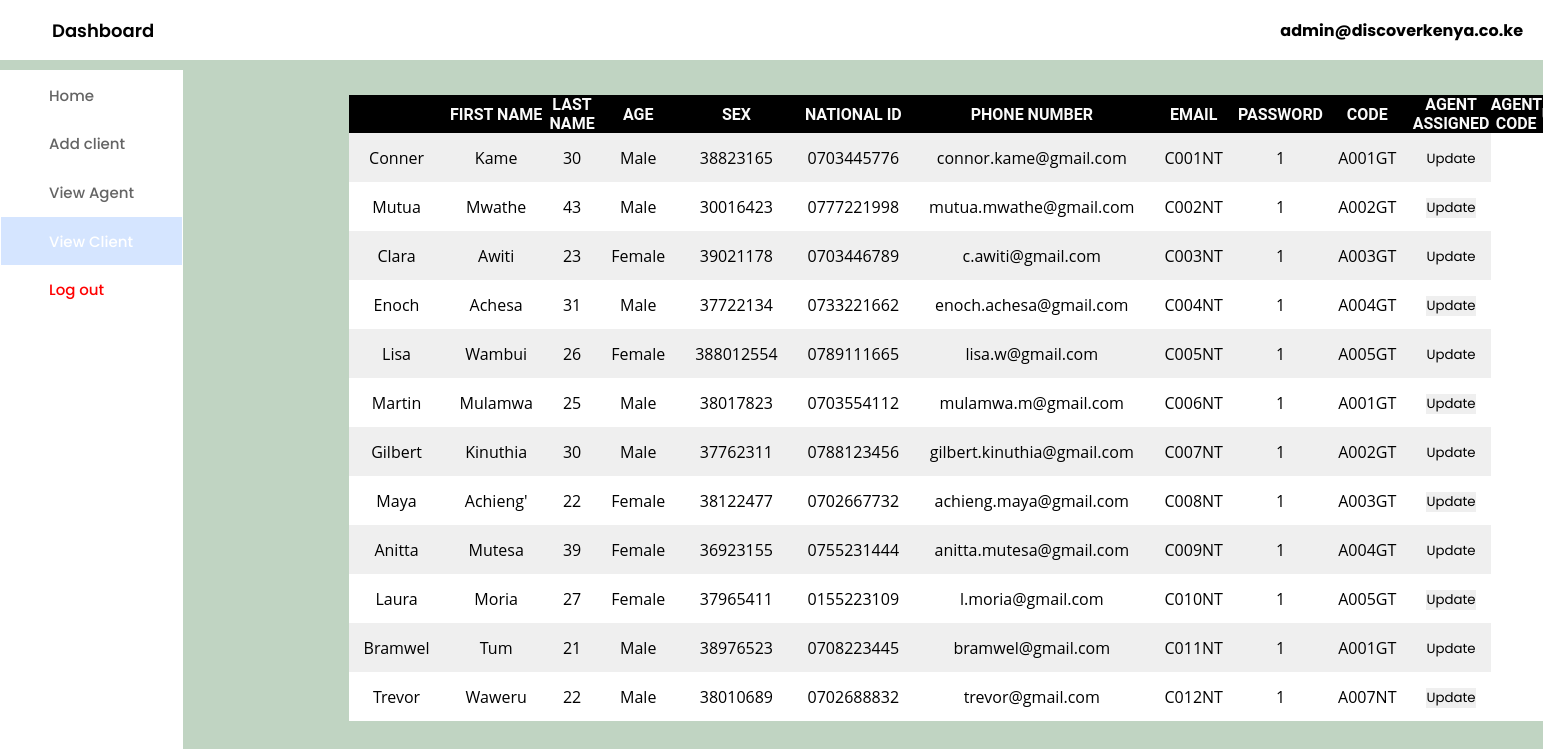
The app's page /Admin-Interface/view_client_test.php (signed in) with its own data.
### tables this page shows
CREATE TABLE `clients` (
  `client_id` int(10) NOT NULL,
  `client_fname` varchar(255) NOT NULL,
  `client_lname` varchar(255) NOT NULL,
  `age` int(3) NOT NULL,
  `sex` varchar(255) NOT NULL,
  `national_id` int(10) NOT NULL,
  `phone_number` varchar(15) NOT NULL,
  `client_email` varchar(255) NOT NULL,
  `password` varchar(255) NOT NULL,
  `registered_at` datetime NOT NULL DEFAULT current_timestamp(),
  `code_assigned` tinyint(1) NOT NULL DEFAULT 0,
  `client_code` varchar(6) DEFAULT NULL,
  `agent_assigned` tinyint(1) NOT NULL DEFAULT 0,
  `agent_code` varchar(6) NOT NULL
);

### Admin-Interface/clientdb.php (called while the page is built, shortened)
<?php
require_once("../Processes/DBCONNECT.php");
$sqli="SELECT * FROM clients";
$result = mysqli_query($conn , $sqli);
$test=mysqli_fetch_all($result, MYSQLI_ASSOC);
?>

### Admin-Interface/view_client_test.php (the view, shortened to what this page needs)
<!DOCTYPE html>
<html lang="en">
<head>
  <link rel="stylesheet" href="view_client_test.css" />
  <link rel="stylesheet" href="https://cdnjs.cloudflare.com/ajax/libs/font-awesome/6.2.0/css/all.min.css" />
</head>
<body>
  <header class="header">
    <div class="title">
      <span>Dashboard</span>
    </div>
    <div class="header-icons">
      <div class="account">
      <h4><?php  include("../Processes/admin-login-process.php"); ?><?php  echo $_SESSION['admin_email']; ?></h4>
      </div>
    </div>
  </header>
  <div class="container">
    <nav>
      <div class="side_navbar">
        <a href="Admin_test.php">Home</a>
        <a href="add_client_test.php">Add client</a>
        <a href="view_agent_test.php">View Agent</a>
        <a class="active" href="#">View Client</a>
        <a class="log-out-button" href="admin-login.php">Log out</a>
      </div>
    </nav>
    <div class="main-body">
      <table>
          <th>
              <th>First Name</th>
              <th>Last Name</th>
              <th>Age</th>
              <th>Sex</th>
              <th>National ID</th>
              <th>Phone Number</th>
              <th>Email</th>
              <th>Password</th>
              <th>Code</th>
              <th>Agent Assigned</th>
              <th>Agent Code</th>
          </th>
          <tbody>
                  <?php
                      require_once("clientdb.php");
                      foreach ($test as $key => $value){
                  ?>
                  <tr>
                      <td><?php echo $value["client_fname"] ?></td>
                      <td><?php echo $value["client_lname"] ?></td>
                      <td><?php echo $value["age"] ?></td>
                      <td><?php echo $value["sex"] ?></td>
                      <td><?php echo $value["national_id"] ?></td>
                      <td><?php echo $value["phone_number"] ?></td>
                      <td><?php echo $value["client_email"] ?></td>
                      <td><?php echo $value["client_code"] ?></td>
                      <td><?php echo $value["agent_assigned"] ?></td>
                      <td><?php echo $value["agent_code"] ?></td>
                      <td><?php
                      echo "<div class='wrapper'>
                          <form action='editclient.php' method='POST'>
                          <input type='hidden' name='client_id' value=".$value['client_id']." />
                          <button type='Submit' class='button'>Update </button>
                          </form>
                          </div>"
                      ?></td>
                  </tr>
                  <?php }
                  ?>
              </tbody>
      </table>
    </div>
  </div>
</body>
</html>

### Admin-Interface/view_client_test.css (style rules this page uses)
* { margin: 0; padding: 0; border: none; outline: none; text-decoration: none; box-sizing: border-box; font-family: "Poppins", sans-serif; }
body { background: #c0d4c2; }
.header { display: flex; align-items: center; justify-content: space-between; height: 60px; padding: 20px; background: white; }
.title { display: flex; align-items: center; }
.title span { color: black; font-size: 18px; font-weight: 600; margin: 2rem 8rem 2rem 2rem; }
.header-icons { display: flex; align-items: center; }
.container { margin-top: 10px; display: flex; justify-content: space-between; height: auto; }
nav { background: white; }
.side_navbar { padding: 1px; display: flex; flex-direction: column; height: 100vh; }
.side_navbar a { width: 100%; padding: 0.8rem 3rem; font-weight: 500; font-size: 15px; color: rgb(100, 100, 100); transition: all 0.35s; }
.side_navbar .log-out-button { color: red; }
.side_navbar .active { background-color: #d5e5ff; color: white; }
.main-body { width: 80%; justify-content: center; align-items: center; }
table { margin-left: 40px; width: 100%; margin-top: 25px; border-spacing: 0; border-radius: 12px 12px 0 0; border-collapse: separate; background: white; box-shadow: black; text-align: center; }
.th,td { padding: 12px 15px; }
th { background: black; color: #fafafa; text-transform: uppercase; font-family: 'Roboto', sans-serif; }
td { font-family: 'Open sans', sans-serif; }
tr:nth-child(odd) { background-color: #eeee; }

### records on screen
clients: client_fname "Conner", client_lname "Kame", age "30", sex "Male", national "38823165", phone_number "0703445776", client_email "connor.kame@gmail.com", client_code "C001NT", agent_assigned "1", agent_code "A001GT"
clients: client_fname "Mutua", client_lname "Mwathe", age "43", sex "Male", national "30016423", phone_number "0777221998", client_email "mutua.mwathe@gmail.com", client_code "C002NT", agent_assigned "1", agent_code "A002GT"
clients: client_fname "Clara", client_lname "Awiti", age "23", sex "Female", national "39021178", phone_number "0703446789", client_email "c.awiti@gmail.com", client_code "C003NT", agent_assigned "1", agent_code "A003GT"
clients: client_fname "Enoch", client_lname "Achesa", age "31", sex "Male", national "37722134", phone_number "0733221662", client_email "enoch.achesa@gmail.com", client_code "C004NT", agent_assigned "1", agent_code "A004GT"
clients: client_fname "Lisa", client_lname "Wambui", age "26", sex "Female", national "388012554", phone_number "0789111665", client_email "lisa.w@gmail.com", client_code "C005NT", agent_assigned "1", agent_code "A005GT"
clients: client_fname "Martin", client_lname "Mulamwa", age "25", sex "Male", national "38017823", phone_number "0703554112", client_email "mulamwa.m@gmail.com", client_code "C006NT", agent_assigned "1", agent_code "A001GT"
clients: client_fname "Gilbert", client_lname "Kinuthia", age "30", sex "Male", national "37762311", phone_number "0788123456", client_email "gilbert.kinuthia@gmail.com", client_code "C007NT", agent_assigned "1", agent_code "A002GT"
clients: client_fname "Maya", client_lname "Achieng'", age "22", sex "Female", national "38122477", phone_number "0702667732", client_email "achieng.maya@gmail.com", client_code "C008NT", agent_assigned "1", agent_code "A003GT"
clients: client_fname "Anitta", client_lname "Mutesa", age "39", sex "Female", national "36923155", phone_number "0755231444", client_email "anitta.mutesa@gmail.com", client_code "C009NT", agent_assigned "1", agent_code "A004GT"
clients: client_fname "Laura", client_lname "Moria", age "27", sex "Female", national "37965411", phone_number "0155223109", client_email "l.moria@gmail.com", client_code "C010NT", agent_assigned "1", agent_code "A005GT"
clients: client_fname "Bramwel", client_lname "Tum", age "21", sex "Male", national "38976523", phone_number "0708223445", client_email "bramwel@gmail.com", client_code "C011NT", agent_assigned "1", agent_code "A001GT"
clients: client_fname "Trevor", client_lname "Waweru", age "22", sex "Male", national "38010689", phone_number "0702688832", client_email "trevor@gmail.com", client_code "C012NT", agent_assigned "1", agent_code "A007NT"

### other values on screen
$_SESSION['admin_email'] "admin@discoverkenya.co.ke"
